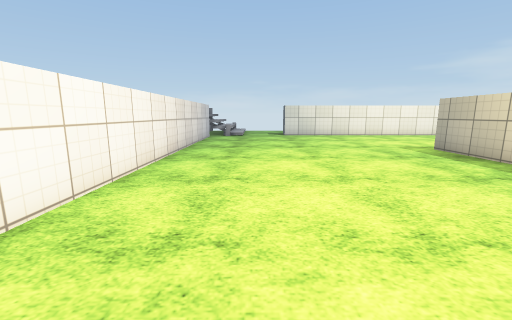
View 1 (above)

13 first-person views from a walk through a 3-D level made in the Unity game engine. The camera is 1.2 m above the floor, tilts 10° down and sees 90° across. The floor is counted in squares, 1 m on a side. Each view is taken from the middle of a square. On the plan, view 1 faces up. The plan holds only what a view shows up to about 12 squares ahead; the rest is blank. The player is left out. Some animated figures are not drawn. Surface patterns are stand-ins for the level's own textures.

View 2
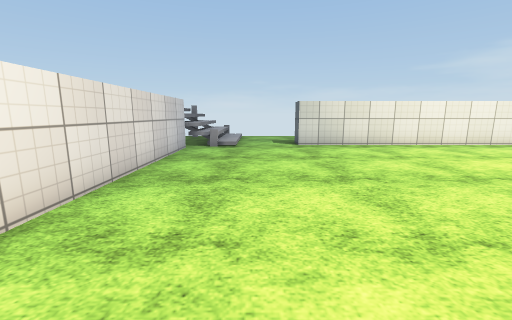

View 3
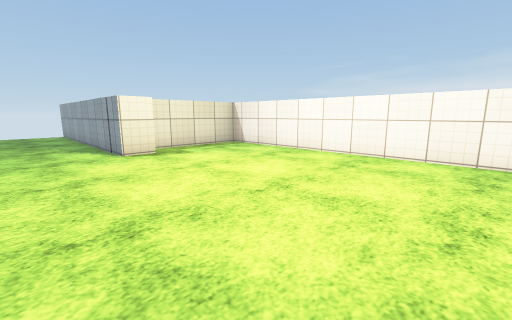

View 4
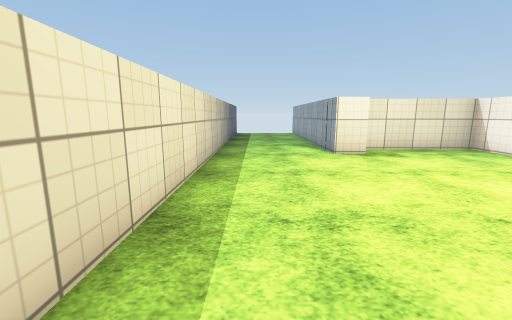

View 5
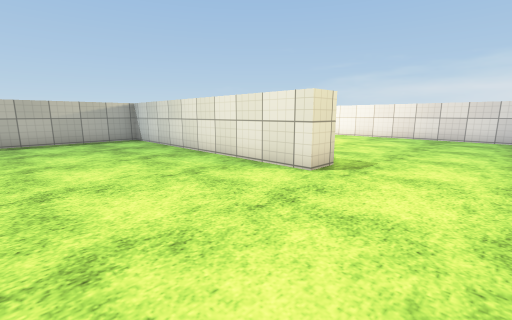

View 6
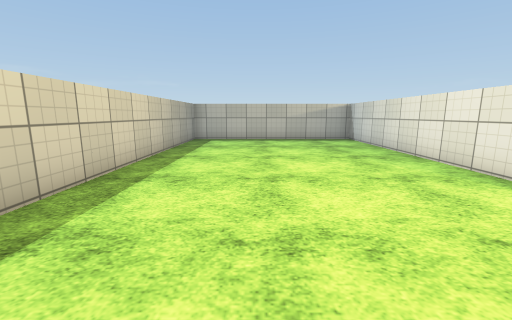

View 7
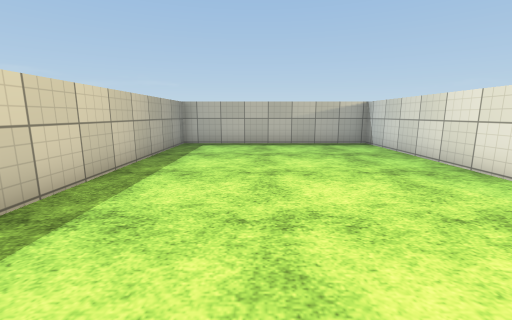

View 8
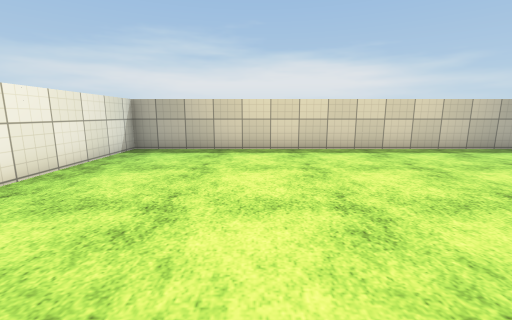

View 9
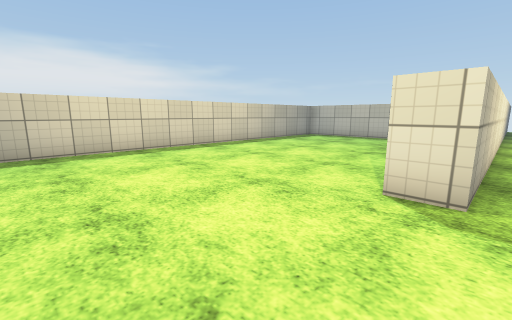

View 10
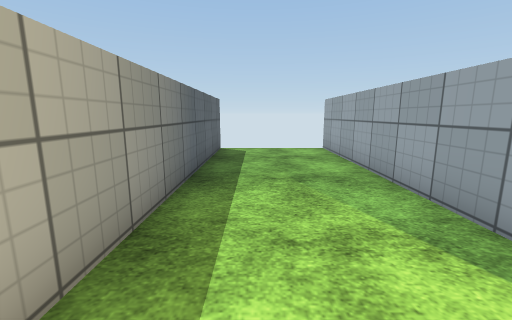

View 11
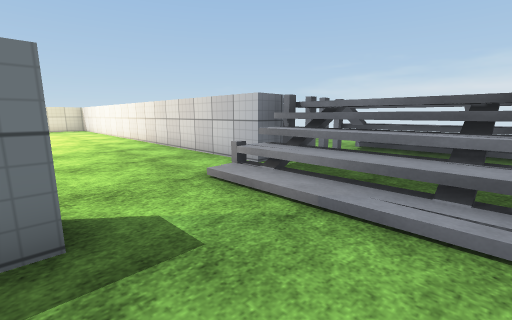

View 12
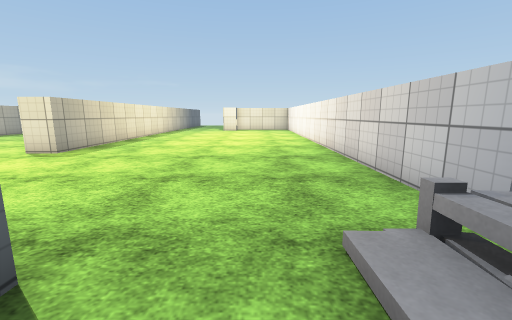

View 13
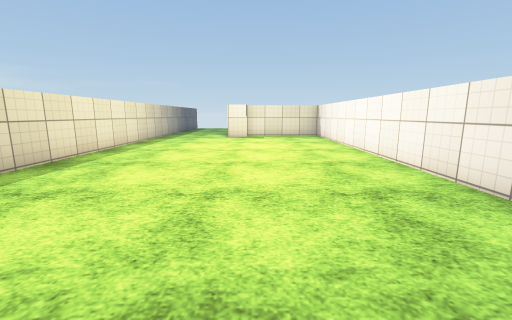

### Floor plan
Key: @ floor where view 1 was taken; # wall or solid block; x gap in a wall; . main floor; : floor 1.5 m higher than the main floor; / step, stairs or slope; = window, fence, low wall or low ledge; v drop or lower ground.
Columns run from 8 left of view 1 to 15 right of it. Each row starts with its distance up from view 1.
 19 /// /v//...
 18 /// :///...
 17 ///  ///...
 16 /// ////..#
 15  xx#xv=/..##############
 14      #.................#
 13      #.................#
 12      #.................#
 11      #.................#
 10      #.................#
  9      #........##.......#
  8      #........##.......#
  7      #........##.......#
  6      #........##.......#
  5      #........##.......#
  4      #........##.......#
  3      #........##.......#
  2      #........##.......#
  1      #........##.......#
  0      #..@.....##.......#
 -1      #........##########
 -2      #........#
 -3      #........#
 -4      ######...#
 -5           #...#
 -6           #...#
 -7           #...#
 -8           #...#
 -9           #...#
-10           #...#
-11           #...#
-12           #...#

Where each view was taken, in squares from view 1:
view 1: 0 up, 0 right, facing up
view 2: 5 up, 0 right, facing up
view 3: 5 up, 5 right, facing down-left
view 4: 5 up, 5 right, facing down
view 5: 12 up, 12 right, facing down-left
view 6: 12 up, 12 right, facing down
view 7: 10 up, 12 right, facing down
view 8: 11 up, 6 right, facing right
view 9: 13 up, 6 right, facing down-right
view 10: 3 down, 5 right, facing down
view 11: 19 up, 2 right, facing down-left
view 12: 17 up, 0 right, facing down
view 13: 11 up, 1 right, facing down
